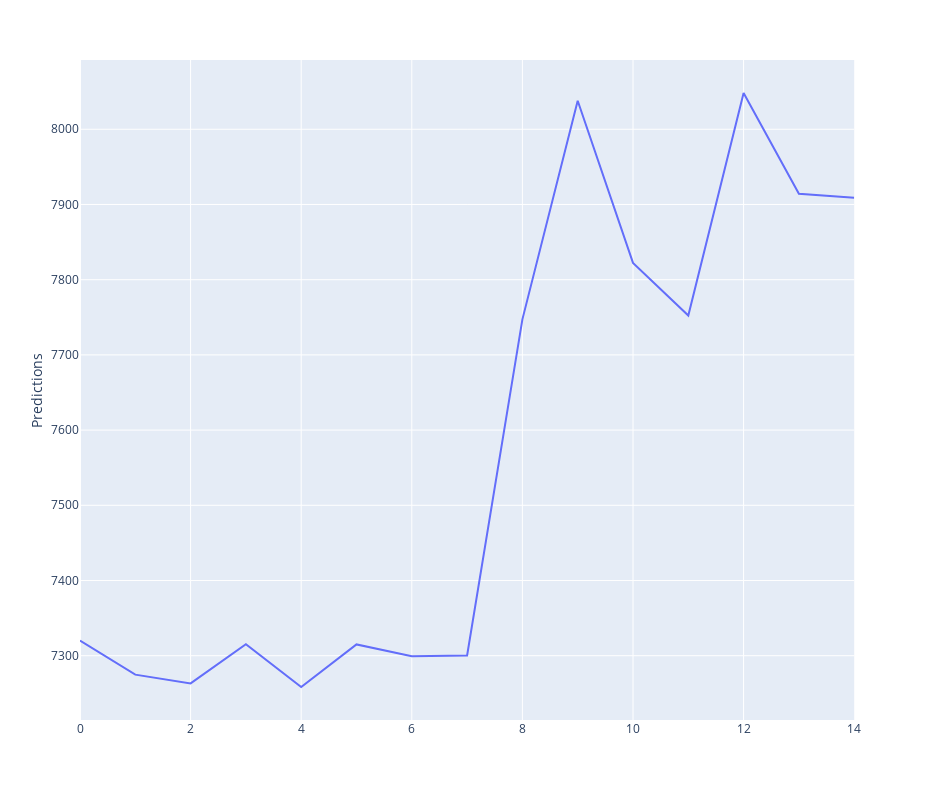

Notebook cell for this chart:
### Code cell
fig.show()

### Figure 1 — Plotly figure (JSON) as saved in the notebook; plotly's stock layout.template omitted (floating-point values rounded to 4 significant figures)
{"data": [{"hoverlabel": {"namelength": 0}, "hovertemplate": "Predictions=%{y}", "legendgroup": "", "line": {"color": "#636efa", "dash": "solid"}, "mode": "lines", "name": "", "showlegend": false, "type": "scatter", "xaxis": "x", "y": [7320.0, 7275.0, 7263.0, 7315.0, 7258.0, 7315.0, 7299.0, 7300.0, 7747.0, 8038.0, 7822.0, 7752.0, 8048.0, 7914.0, 7909.0], "yaxis": "y"}], "layout": {"autosize": true, "height": 800, "legend": {"tracegroupgap": 0}, "margin": {"t": 60}, "width": 950, "xaxis": {"anchor": "y", "autorange": true, "domain": [0, 0.98], "range": [0, 14]}, "yaxis": {"anchor": "x", "automargin": true, "autorange": true, "domain": [0, 1], "range": [7214.0, 8092.0], "title": {"text": "Predictions"}, "type": "linear"}}}
